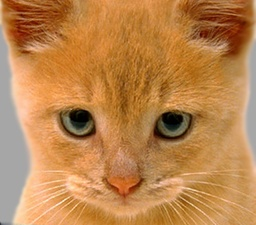
#> input picture Module_1/cat2.jpg, 256 x 225 px, shrunk from 410 x 361 before the run
$ python EdgeDetection.py
#> lines starting #> are read from the running program, lines starting #| are printed output that depends on the picture; after the words box and inside, x2 and y2 are one past the last pixel; in counts of white or black regions, pixels touching at a corner belong together
#> further down, image is the input picture: shape (225, 256, 3); mean B, G, R 77.2, 132.5, 188.2
import cv2 as cv
import numpy as np
import math

#Ali Hassan Sharif
#101142782
#COMP 4102 Assignment 1

#nonMaximumSuppression takes in magnitude gradient image, orientation gradient image, and an integer threshold to apply maximum suppression
def nonMaximumSuppression (magSobel, oriSobel, thresh):
    temp = np.copy(magSobel)
    #Loop through image
    for i in range(thresh, len(magSobel) - thresh):
        for j in range(thresh, len(magSobel[i]) - thresh):
            #Each if statement is for a different case of angle rounding, and we apply non maximum suppression in the correct orientation of the magnitutde gradient
            if(oriSobel[i, j] >= 0 and oriSobel[i, j] < 22.5):
                if((magSobel[i, j] > magSobel[i, j + thresh]) and (magSobel[i, j] > magSobel[i, j - thresh])):
                    temp[i, j] = magSobel[i, j]
                else:
                    temp[i, j] = 0

            if(oriSobel[i, j] >= 22.5 and oriSobel[i,j] < 67.5):
                if((magSobel[i,j] > magSobel[i + thresh,j + thresh]) and (magSobel[i, j] > magSobel[i- thresh, j - thresh])):
                    temp[i,j] = magSobel[i,j]
                else:
                    temp[i,j] = 0

            if(oriSobel[i,j] >= 67.5 and oriSobel[i,j] < 112.5):
                if((magSobel[i,j] > magSobel[i + thresh,j]) and (magSobel[i,j] > magSobel[i - thresh,j])):
                    temp[i,j] = magSobel[i,j]
                else:
                    temp[i,j] = 0

            if(oriSobel[i,j] >= 112.5):
                if((magSobel[i,j] > magSobel[i - thresh, j + thresh]) and (magSobel[i , j] > magSobel[i + thresh, j - thresh])):
                    temp[i,j] = magSobel[i,j]
                else:
                    temp[i,j] = 0

    return temp

#Generates 8 stick kernals of size 5x5
def createSticks():
    one = np.array([[1/5, 0, 0, 0, 0],
                [0, 1/5, 0, 0, 0],
                [0, 0, 1/5, 0, 0],
                [0, 0, 0, 1/5, 0],
                [0, 0, 0, 0, 1/5],])
    two = np.array([[0, 0, 0, 0, 0],
                [1/5, 1/5, 0, 0, 0],
                [0, 0, 1/5, 0, 0],
                [0, 0, 0, 1/5, 1/5],
                [0, 0, 0, 0, 0],])
    three = np.array([[0, 0, 0, 0, 0],
                [0, 0, 0, 0, 0],
                [1/5, 1/5, 1/5, 1/5, 1/5],
                [0, 0, 0, 0, 0],
                [0, 0, 0, 0, 0],])
    four = np.array([[0, 0, 0, 0, 0],
                [0, 0, 0, 0, 1/5],
                [0, 1/5, 1/5, 1/5, 0],
                [1/5, 0, 0, 0, 0],
                [0, 0, 0, 0, 0],])
    five = np.array([[0, 0, 0, 0, 1/5],
                [0, 0, 0, 1/5, 0],
                [0, 0, 1/5, 0, 0],
                [0, 1/5, 0, 0, 0],
                [1/5, 0, 0, 0, 0],])
    six = np.array([[0, 0, 0, 1/5, 0],
                [0, 0, 0, 1/5, 0],
                [0, 0, 1/5, 0, 0],
                [0, 1/5, 0, 0, 0],
                [0, 1/5, 0, 0, 0],])
    seven = np.array([[0, 0, 1/5, 0, 0],
                [0, 0, 1/5, 0, 0],
                [0, 0, 1/5, 0, 0],
                [0, 0, 1/5, 0, 0],
                [0, 0, 1/5, 0, 0],])
    eight = np.array([[0, 1/5, 0, 0, 0],
                [0, 1/5, 0, 0, 0],
                [0, 0, 1/5, 0, 0],
                [0, 0, 0, 1/5, 0],
                [0, 0, 0, 1/5, 0],])
    return np.array([one, two, three, four, five, six, seven, eight])

#Get the neighbourhood of (5x5 matrix) at pixel (x,y)
def getN(img, x, y):
    temp = np.ones((5,5), np.float32)
    for i in range (x-2, x+2):
        for j in range(y-2, y+2):
            temp[i - x + 2][j - y + 2] = img[i][j]
    return temp

#Apply sticks filter to a given image
def sticksFilter(img):
    sticks = createSticks() #generate stick kernals
    output = np.copy(img) #Output variable
    for i in range(5, len(img) - 5):
        for j in range(5, len(img[i]) - 5):
            difference = 0; #Variable to keep track of which sticks kernel has the maximum difference
            stick = 0; #Variable to keep track of which stick kernel is the best fit
            for x in range(len(sticks)):
                imgN = getN(img, i, j) #Get the 5x5 neighbourhood of the img[i][j] pixel
                temp = np.ones((5, 5))

                #the following calculations are to find the maximum difference sticks kernel
                for k in range(0, 5):
                    for l in range(0, 5):
                        temp[k][l] = sticks[x][k][l] * imgN[k][l]
                diff = np.subtract(temp, imgN)
                if(np.abs((np.sum(diff))) > difference):
                    difference = np.sum(diff)
                    stick = sticks[x]

            #The following calculations are to use the stick kernal we found and improve contrast
            for k in range(i - 2, i + 2):
                for l in range(j - 2, j + 2):
                    #Check if the stick kernal is 0 at current kernel to improve contrast
                    #+100 and -100 are arbitrary values I picked, specifications did not mention how to contrast specifically
                    if (stick[k - i + 2][l - j + 2] != 0):
                        output[k][l] = img[k][l] + 100
                    else:
                        output[k][l] = img[k][l] - 100

    return output;


def edgeDetection (img0, sigma):
#> called with sigma = 1
    hsize = 2* math.ceil(3 * sigma) + 1 #Calculate kernal size
    img0 = cv.cvtColor(img0, cv.COLOR_BGR2GRAY) #Make image black and white
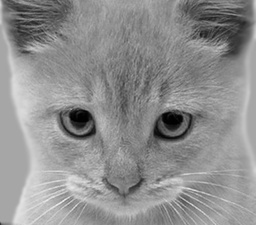
#> img0: shape (225, 256); min 0, max 236, mean 142.9
    smoothImg = cv.GaussianBlur(img0, (hsize, hsize), sigma, sigma) #Apply gaussian blur

    #Initialize sobel kernals
    xSobel = np.array([[1, 0, -1], [2, 0, -2], [1, 0, -1]])
    ySobel = np.array([[1, 2, 1], [0, 0, 0], [-1, -2, -1]])

    #Apply sobel kernals
    xSobImg = cv.filter2D(smoothImg, cv.CV_16S, xSobel)
    ySobImg = cv.filter2D(smoothImg, cv.CV_16S, ySobel)
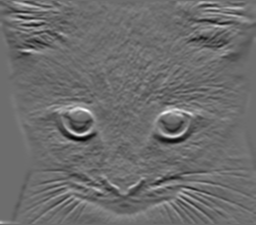
#> ySobImg: shape (225, 256) int16; min -235, max 312, mean -0.9; drawn with min black and max white

    #Create magnitude gradient image and orientation gradient image by copying dimensions of x sobel
    magSobel = np.copy(xSobImg)
    oriSobel = np.copy(xSobImg)

    magSobel = np.hypot(xSobImg, ySobImg)
    oriSobel = np.abs(np.degrees(np.arctan2(ySobImg, xSobImg))/2)
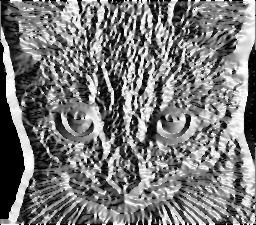
#> oriSobel: shape (225, 256) float32; min 0, max 90, mean 42.8; drawn with min black and max white

    #Apply Sticks filter
    magSobelSticks = sticksFilter(magSobel)
#> after the loop in sticksFilter, `for i in range(5, len(img) - 5):`:
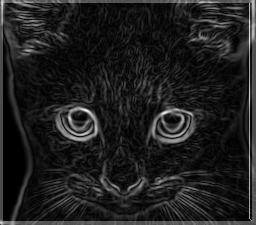
#> output: shape (225, 256) float32; min -100, max 232.9, mean -58.6; drawn with min black and max white

    #Apply non maximum suppression
    edgesSticks = nonMaximumSuppression(magSobelSticks, oriSobel, 1)
#> after the loop in nonMaximumSuppression, `for i in range(thresh, len(magSobel) - thresh):`:
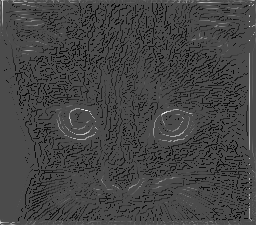
#> temp: shape (225, 256) float32; min -97.17, max 232.9, mean -9; drawn with min black and max white
    edgesOriginal = nonMaximumSuppression(magSobel, oriSobel, 1)
    #edges = cv.Canny(smoothImg, 10, 10)

    #All the displaying and saving of images
    cv.imshow("original", img0)

    cv.imshow("Gradient magnitude image", magSobel)
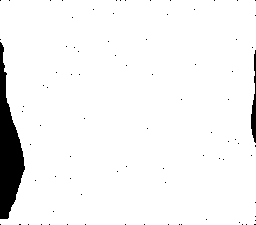
#> window 'Gradient magnitude image': shape (225, 256); 95.5% white; 85 black regions (83 under 20 px), largest, box (x1, y1, x2, y2) and area: (0, 42, 25, 219) 2282, (251, 50, 256, 143) 248

    cv.imshow("Gradient orientation image", oriSobel)

    cv.imshow("Edge detection", edgesOriginal)

    cv.imshow("Magnitute sticks", magSobelSticks)

    cv.imshow("Sticks with non maximum suppression", edgesSticks)
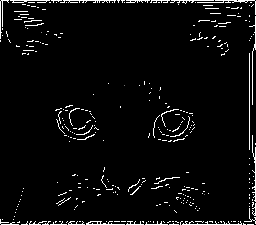
#> window 'Sticks with non maximum suppre': shape (225, 256); min 0, max 255, mean 10.9
    #cv.imshow("edges", edges)
    cv.waitKey(0)
    cv.destroyAllWindows()

image = cv.imread("cat2.jpg")

#this function does edge detection
edgeDetection(image, 1)
